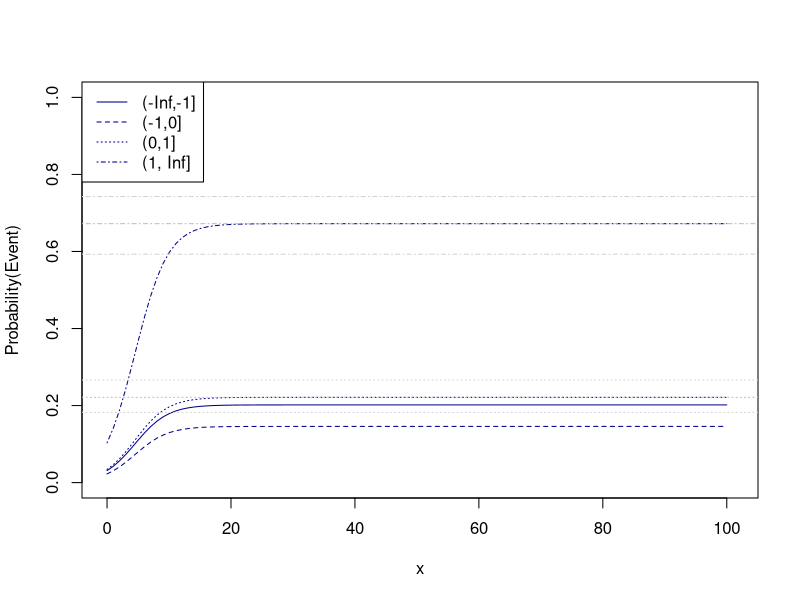

This chart was generated by the following R code:
library(lava)


### Name: zibreg
### Title: Regression model for binomial data with unkown group of
###   immortals
### Aliases: zibreg

### ** Examples


## Simulation
n <- 2e3
x <- runif(n,0,20)
age <- runif(n,10,30)
z0 <- rnorm(n,mean=-1+0.05*age)
z <- cut(z0,breaks=c(-Inf,-1,0,1,Inf))
p0 <- lava:::expit(model.matrix(~z+age) %*% c(-.4, -.4, 0.2, 2, -0.05))
y <- (runif(n)<lava:::tigol(-1+0.25*x-0*age))*1
u <- runif(n)<p0
y[u==0] <- 0
d <- data.frame(y=y,x=x,u=u*1,z=z,age=age)
head(d)

## Estimation
e0 <- zibreg(y~x*z,~1+z+age,data=d)
e <- zibreg(y~x,~1+z+age,data=d)
compare(e,e0)
e
PD(e0,intercept=c(1,3),slope=c(2,6))

B <- rbind(c(1,0,0,0,20),
           c(1,1,0,0,20),
           c(1,0,1,0,20),
           c(1,0,0,1,20))
prev <- summary(e,pr.contrast=B)$prevalence

x <- seq(0,100,length.out=100)
newdata <- expand.grid(x=x,age=20,z=levels(d$z))
fit <- predict(e,newdata=newdata)
plot(0,0,type="n",xlim=c(0,101),ylim=c(0,1),xlab="x",ylab="Probability(Event)")
count <- 0
for (i in levels(newdata$z)) {
  count <- count+1
  lines(x,fit[which(newdata$z==i)],col="darkblue",lty=count)
}
abline(h=prev[3:4,1],lty=3:4,col="gray")
abline(h=prev[3:4,2],lty=3:4,col="lightgray")
abline(h=prev[3:4,3],lty=3:4,col="lightgray")
legend("topleft",levels(d$z),col="darkblue",lty=seq_len(length(levels(d$z))))
